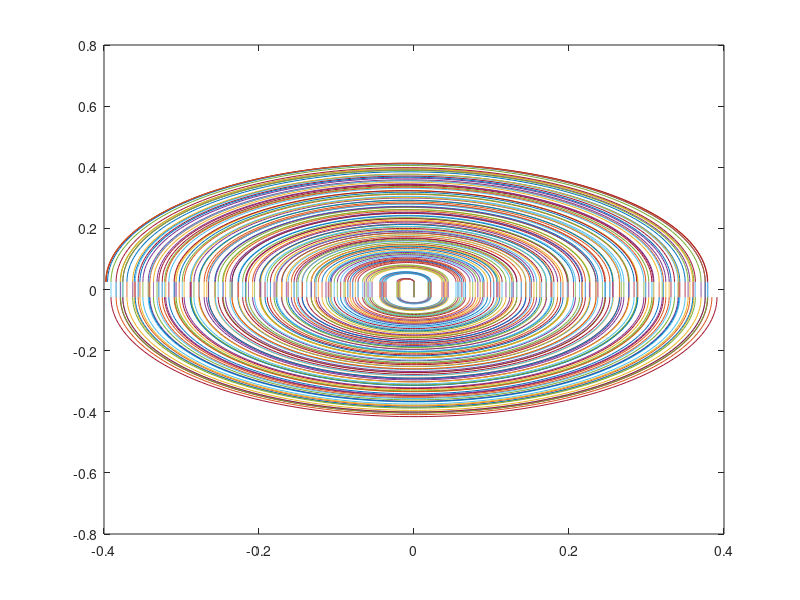

Recreate this plot in MATLAB.
% Hello World
clear
clc

%% Costanti

omega_runs=0;
T_tot=0;
cicli=0;

for V = [10e3:1e3:15e3]

% Carica del p+
q = 1.602e-19;
% Massa del p+
m = 1.67e-27;

% Parameteri

% Dimensione del gap
gap = 0.05;
% Tensione applicata nel gap
%V = 12e3; %V
% Campo magnetico nei settori
B = 1.6; %T

% Energia da raggiungere
E_trg_MeV = 18; %MeV
E_trg = E_trg_MeV*(1.6e-13); %MeV --> J

% Grandezze derivate dalle precedenti

% Campo elettrico applicato nel gap
E_campo = q*V;
% Variazione di velocità nel gap
dv_gap = sqrt(E_campo*2/m);

% Inizializzazione delle variabili necessarie
x=0;
y=0;
v=0;
R=0;
E=0;
omega=0;
T=0;
ii=0;

% Step per plotting (maggiore --> più  preciso)
n_plot = 100;

%% Ciclo di Calcolo

% Ciclo while, continua fino al SUPERAMENTO dell'energia di target (18MeV)
% NOTA: energia è calcolata in J

figure(1)

while E(end) < E_trg

% Nuova velocità
new_v = v(end) + dv_gap;
v = [v, new_v];

% Nuovo raggio, calcolato dalla forza di Lorentz
new_R = (m*new_v)/(q*B);
R = [R, new_R];

% Nuovo valore di Energia raggiunta
new_E = 0.5*m*new_v^2;
E = [E, new_E];

% Omega
new_omega = new_v/new_R;
omega = [omega, new_omega];

% Tempo di attraversamento del semicerchio
new_t_dee = pi/(new_omega);
% Tempo di attraversamento del gap
new_t_gap = gap/new_v;
% Salvo la somma dei due
T = [T new_t_dee+new_t_gap];

% Calcolo centro della traiettoria semicircolare
new_x = x(end) - (-R(end-1) + R(end))*(-1)^ii;
x = [x new_x];
% Plot della traiettoria nel gap: moto rettilineo
y_plot_g = linspace(-gap/2,gap/2,n_plot);

if (-1)^ii == 1
x_plot_g = ones(length(y_plot_g))*x(end-1)  + new_x + R(end);
else
x_plot_g = ones(length(y_plot_g))*x(end-1)  + new_x - R(end-1);
end

plot(x_plot_g(1,:), y_plot_g);

hold on

% Plot della traiettoria nei settori: moto circolare
t_plot = linspace(0,new_t_dee, n_plot);
% Trovo i punti con coords cilindriche
x_plot = (new_R*cos(new_omega*t_plot)) + new_x;
y_plot = (new_R*sin(new_omega*t_plot) + gap/2)*(-1)^ii;
% Plot

if (-1)^ii == 1
    %comet(x_plot,y_plot);
    plot(x_plot,y_plot);

else
    x_plot = x_plot(:,end:-1:1);
    %comet(x_plot,y_plot);
    plot(x_plot,y_plot);

end

% Incremento contatore
ii = ii + 1;

end


% Tempo di permanenza totale nel ciclotrone
T_tot = [T_tot sum(T)];
% Omega
omega_runs = [omega_runs new_omega];
%% Semi cicli
cicli = [cicli ii];

% Converto Energia anche in MeV
E_MeV = E./(1.6e-13);
save(strcat('E',num2str(V)),"E_MeV");

% Raggio finale traiettoria
save(strcat('R',num2str(V)),"R");

end

save('omega',"omega_runs");
save('cicli',"cicli");
save('Times',"T_tot");
